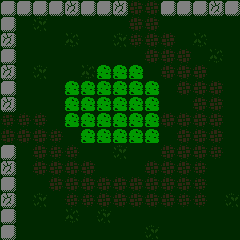

Tiled map render using the project's own tile images. Description and the whole map definition, tile-layer contents included, below:
An orthogonal 15x15 tile map with 16x16 px tiles, 2 tile layers (floor, wall).

<map version="1.10" tiledversion="2025.05.05" orientation="orthogonal" renderorder="right-down" width="15" height="15" tilewidth="16" tileheight="16" infinite="0" nextlayerid="4" nextobjectid="1">
 <tileset firstgid="1" source="../../tiles/battle/farm.tsx" />
 <layer id="1" name="floor" width="15" height="15">
  <data encoding="csv">
4,4,4,4,4,4,4,4,14,14,4,4,4,4,4,
4,4,16,4,4,4,4,4,14,14,4,4,4,4,4,
4,4,4,4,17,4,4,16,13,14,14,4,17,4,4,
4,4,4,4,4,4,4,4,4,14,14,14,4,17,4,
4,4,16,4,4,17,4,4,4,4,14,14,14,4,4,
4,4,4,4,4,4,4,4,4,4,4,14,14,14,4,
4,4,4,4,4,4,4,4,4,4,4,4,14,14,4,
13,13,13,4,4,4,4,4,4,4,14,14,14,14,4,
14,14,14,13,4,4,4,4,4,4,4,14,14,14,4,
4,4,14,13,13,4,4,16,4,4,14,14,14,13,4,
4,4,14,14,14,14,4,4,4,14,14,14,13,4,4,
4,4,4,14,14,14,14,14,14,14,14,14,13,4,4,
4,4,16,4,13,13,14,14,14,14,14,13,13,4,16,
4,4,4,4,17,4,16,4,4,4,4,4,4,4,4,
4,4,4,4,4,4,4,4,4,16,4,4,4,4,4
</data>
 </layer>
 <layer id="3" name="wall" width="15" height="15">
  <data encoding="csv">
38,38,38,38,39,38,38,39,0,0,38,38,38,39,38,
38,0,0,0,0,0,0,0,0,0,0,0,0,0,0,
39,0,0,0,0,0,0,0,0,0,0,0,0,0,0,
38,0,0,0,0,0,0,0,0,0,0,0,0,0,0,
39,0,0,0,0,0,37,37,37,0,0,0,0,0,0,
38,0,0,0,37,37,37,37,37,37,0,0,0,0,0,
39,0,0,0,37,37,37,37,37,37,0,0,0,0,0,
0,0,0,0,37,37,37,37,37,37,0,0,0,0,0,
0,0,0,0,0,37,37,37,37,37,0,0,0,0,0,
38,0,0,0,0,0,0,0,0,0,0,0,0,0,0,
39,0,0,0,0,0,0,0,0,0,0,0,0,0,0,
38,0,0,0,0,0,0,0,0,0,0,0,0,0,0,
39,0,0,0,0,0,0,0,0,0,0,0,0,0,0,
38,0,0,0,0,0,0,0,0,0,0,0,0,0,0,
38,0,0,0,0,0,0,0,0,0,0,0,0,0,0
</data>
 </layer>
</map>
